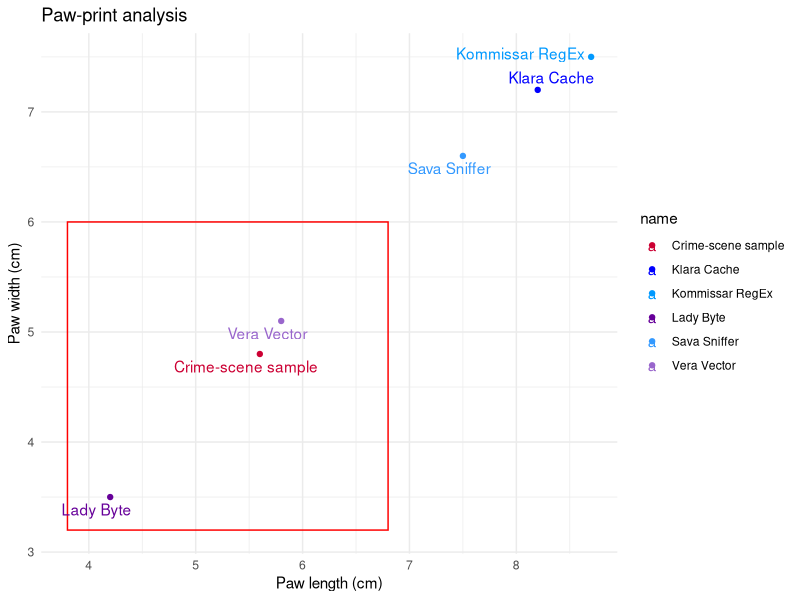

Reproduce this figure in R.
## ---- chunk 1
# Loading the data
data <- read.csv("dog_database_expanded.csv")
str(data)
colnames(data)
## ---- chunk 2
# Loading libraries
library(ggplot2)
library(ggrepel)
library(tidyverse)
## ---- chunk 3
# Bite-mark interval plot
# geom_errorbarh() or geom_pointrange() 
## ---- chunk 4
# Hair-feature heatmap
## ---- chunk 5
# Paw-print scatterplot
crime_scene <- data %>% filter(record_type == "crime_scene")

ggplot(data, aes(paw_length_cm, paw_width_cm, label = name, color = name)) +
  geom_rect(
    data = crime_scene,
    aes(xmin = paw_length_lower_cm, xmax = paw_length_upper_cm,
        ymin = paw_width_lower_cm, ymax = paw_width_upper_cm),
    inherit.aes = FALSE,
    fill = NA, color = "red", linewidth = 0.5
  ) +
  geom_point() +
  geom_text_repel() +
  scale_color_manual(values = c("Sava Sniffer" = "#3399FF", "Klara Cache" = "#0000FF",
                               "Lady Byte" = "#660099", "Kommissar RegEx" = "#0099FF",
                               "Vera Vector" = "#9966CC", "Crime-scene sample" = "#CC0033")) +
  labs(x = "Paw length (cm)", y = "Paw width (cm)", title = "Paw-print analysis") +
  theme_minimal() +
  theme(
    panel.background = element_rect(fill = "white", color = NA),
    plot.background  = element_rect(fill = "white", color = NA)
  )
## ---- chunk 6
